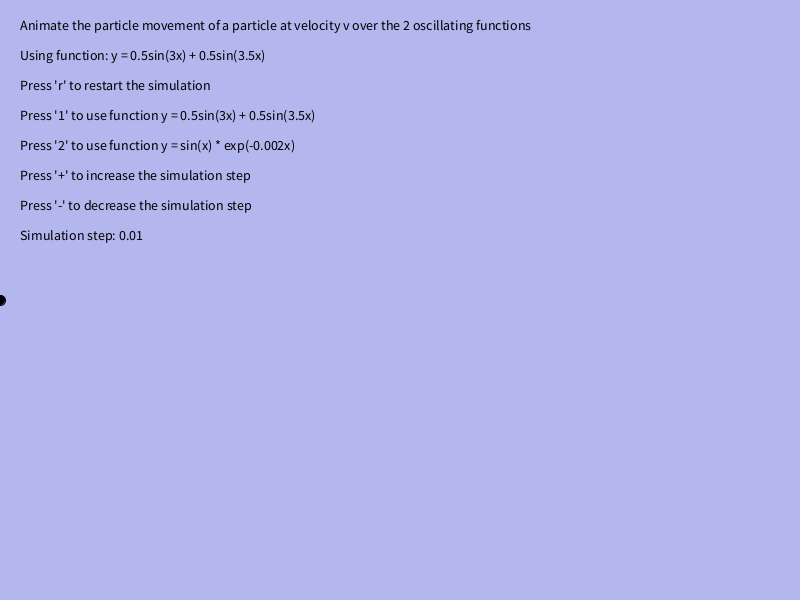
Frame 1 (no input)
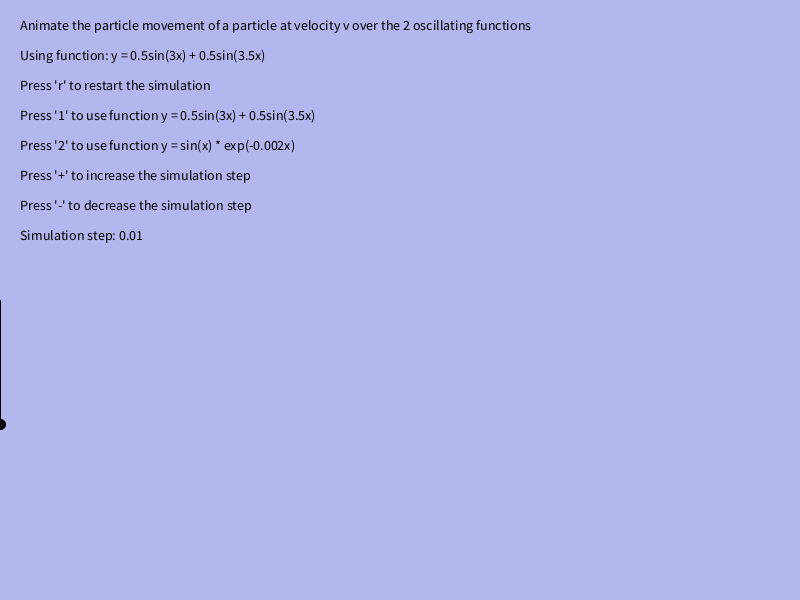
Frame 60 (the mouse pressed at the canvas centre just before this capture)
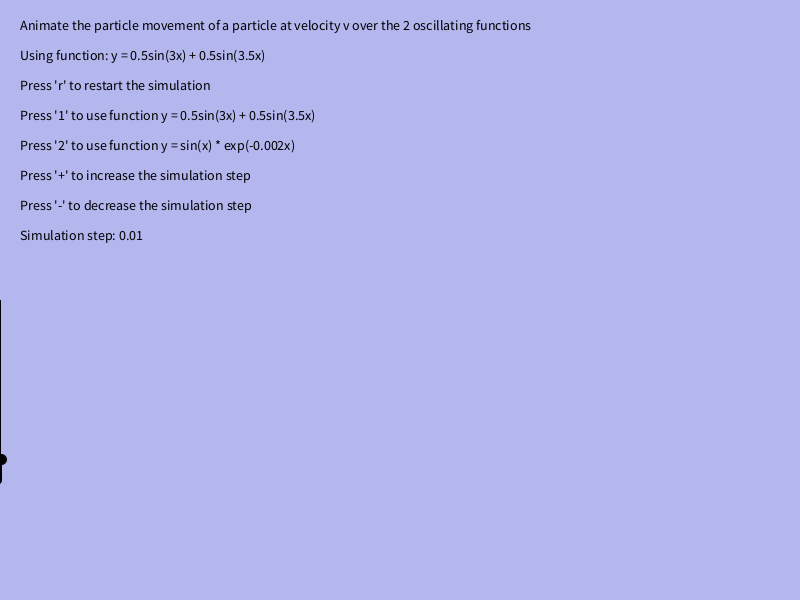
Frame 120 (the mouse held since frame 60 and released just before this capture)

The Processing sketch that drew these frames (run headless with seeded random() and noise(); from frame 60 on, the mouse is pressed at the canvas centre):

// Processing sketch: Oscilador
// ── Oscilador.pde
/**
 * @name Oscilador
 * @description La posición de una partícula que se mueve a lo largo de una trayectoria sinusoidal.
 * @author Jordi Beltran Querol
 */

PVector initialPosition, particula;
ArrayList<PVector> particula_posiciones;
int type = 1;
float SIM_STEP = 0.01;


void setup(){
    size(800, 600);
    initialPosition = new PVector(0, height/2);
    particula = new PVector(initialPosition.x, initialPosition.y);
    particula_posiciones = new ArrayList<PVector>();
}

void draw(){
    background(#B3B7EE);
    
    drawTrajectory();
    moveParticle(type);
    displayInfo();
}

/**
    Función que mueve la partícula a lo largo de la trayectoria sinusoidal. Y la almacena en
    un vector de posiciones, para dibujar su trayectoria.
*/
void moveParticle(int type){
    fill(0);
    stroke(0);
    ellipse(particula.x, particula.y, 10, 10);
    
    particula.x += SIM_STEP;
    if(type == 1)
        particula.y = particula.y + (3*(0.5 * sin(3 * particula.x) + 0.5 * sin(3.5 * particula.x)));
    else if(type == 2)
        particula.y = particula.y + ( sin(particula.x) * exp(-0.002 * particula.x));
   
    // Añadir cada vez un nuevo PVector con la posición de la partícula, si no se sobreescribe todo el rato la misma.
    particula_posiciones.add(new PVector(particula.x, particula.y));
}

/**
    Función que dibuja la trayectoria de la partícula.
*/
void drawTrajectory(){
    noFill();
    stroke(0,0,0); // Color rojo para la trayectoria
    beginShape();
    for (PVector p : particula_posiciones) {
        vertex(p.x, p.y);
    }
    endShape();
}

void restartSimulation(){
    particula_posiciones.clear();
    particula = new PVector(initialPosition.x, initialPosition.y);
}

void keyPressed(){
    if(key == 'r' || key == 'R'){
        restartSimulation();
    }
    if(key == '1'){
        restartSimulation();
        type = 1;
    }
    if(key == '2'){
        restartSimulation();
        type = 2;
    }
    if(key == '+'){
        SIM_STEP += 0.01;
        print(SIM_STEP);
    }
    if(key == '-'){
        SIM_STEP -= 0.01;
    }

}

void displayInfo()
{
    stroke(0,0,0);
    fill(0,0,0);   
    textSize(14);
        text("Animate the particle movement of a particle at velocity v over the 2 oscillating functions", width*0.025, height*0.05);
    if (type == 1)
        text("Using function: y = 0.5sin(3x) + 0.5sin(3.5x)", width*0.025, height*0.10);
    else if (type == 2)
        text("Using function: y = sin(x) * exp(-0.002x)", width*0.025, height*0.10);
    text("Press 'r' to restart the simulation", width*0.025, height*0.15);
    text("Press '1' to use function y = 0.5sin(3x) + 0.5sin(3.5x)", width*0.025, height*0.20);
    text("Press '2' to use function y = sin(x) * exp(-0.002x)", width*0.025, height*0.25);
    text("Simulation step: " + SIM_STEP, width*0.025, height*0.40);
    text("Press '+' to increase the simulation step", width*0.025, height*0.30);
    text("Press '-' to decrease the simulation step", width*0.025, height*0.35);
}
